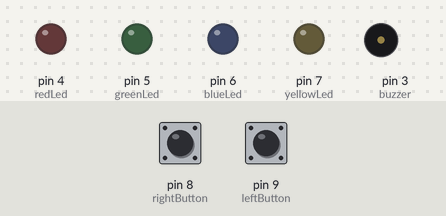
Bench run of a sketch on a simulated Arduino Uno, built with avr-gcc and run on an emulated ATmega328P. Parts: output pins drawn as LEDs (lit = HIGH), buzzer (waves = sounding). Inputs (shaded band) come from the test bench; at power-on: pin 9 (leftButton) HIGH, pin 8 (rightButton) HIGH.

Above: at 1.2 s.
1.3 s: pin 9 (leftButton) pulled LOW for 0.15 s
At 2.7 s:
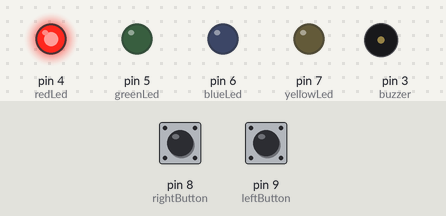
4.4 s: pin 9 (leftButton) pulled LOW for 1 s
At 4.7 s:
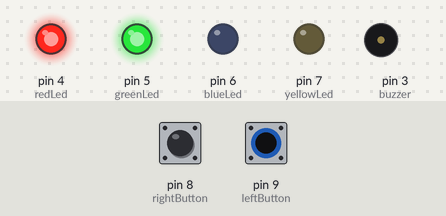
7.9 s: pin 8 (rightButton) pulled LOW for 3.2 s
At 8.7 s:
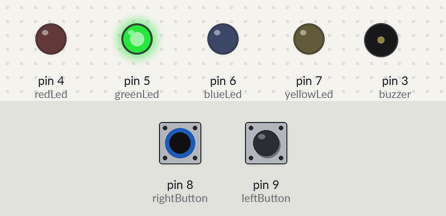
12.6 s: pin 9 (leftButton) pulled LOW for 0.15 s
At 13.2 s:
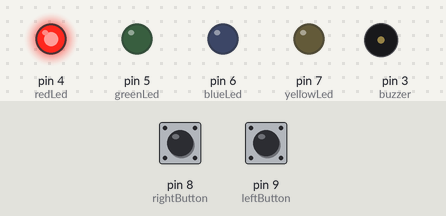
15.7 s: pin 9 (leftButton) pulsed LOW 2 times (0.12 s each, 0.3 s apart)
At 16.9 s:
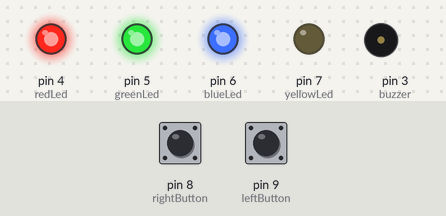
19.3 s: pin 8 (rightButton) pulled LOW for 0.15 s
At 20.2 s:
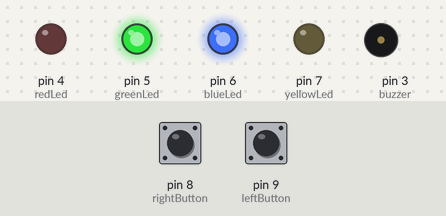
Timing chart, 0 to 23.4 s (numbered marks = the images above; inputs shaded):
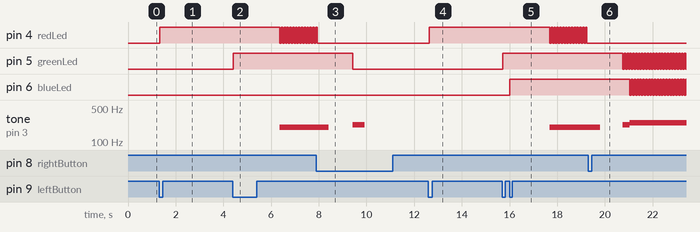

Measured:
- after the input at 1.3 s, pin 4 (redLed): LOW → HIGH at once
- after the input at 4.4 s, pin 5 (greenLed): LOW → HIGH at once
- after the input at 7.9 s, pin 4 (redLed): goes on until 7.9 s, then stays LOW; pin 5 (greenLed): goes on until 9.4 s, then stays LOW; tone on pin 3 (buzzer): 200 Hz → silent after 0.53 s, → 225 Hz 1.0 s later, → silent 0.50 s later
- after the input at 12.6 s, pin 4 (redLed): LOW → HIGH at once
- after the input at 15.7 s, pin 5 (greenLed): LOW → HIGH at once; pin 6 (blueLed): LOW → HIGH after 0.31 s
- after the input at 19.3 s, pin 4 (redLed): stops changing and stays LOW

The sketch:

parallelTimersV2.ino
```cpp
// pin naming
const int redLed = 4;
const int greenLed = 5;
const int blueLed = 6;
const int yellowLed = 7;
const int leftButton = 9;
const int rightButton = 8;
const int buzzer = 3;

// tone frequencies and buzzer duration
const int redTone = 200;
const int greenTone = 225;
const int blueTone = 250;
const int yellowTone = 275;
const int toneLength = 500;

// timer duration (TEMP, 600000 = 10 min, 5000 = 5 s)
const unsigned long timerDuration = 5000;

// per timer start time variables
unsigned long redStartTime = 0;
unsigned long blueStartTime = 0;
unsigned long greenStartTime = 0;
unsigned long yellowStartTime = 0;

// variable for cycle time management (used to check and update timers once per second)
unsigned long lastCycleTime = millis() + 1100;

// variables for previous input management
int previousLeftInput = 1;
int previousRightInput = 1;

// variable for knowing which was the most recently activated timer
int previouslyActivatedTimer = 0;

void setup() {
  pinMode(redLed,OUTPUT);
  pinMode(greenLed,OUTPUT);
  pinMode(blueLed,OUTPUT);
  pinMode(yellowLed,OUTPUT);
  pinMode(leftButton,INPUT_PULLUP);
  pinMode(rightButton,INPUT_PULLUP);
  pinMode(buzzer,OUTPUT);

  Serial.begin(9600);
};

// red timer start
unsigned long redTimer() {
  // turning on red timer light and returning the start time
  digitalWrite(redLed, HIGH);
  return millis();
};

// green timer start, same code as redTimer
unsigned long greenTimer() {
  digitalWrite(greenLed, HIGH);
  return millis();
};

// blue timer start, same code as redTimer
unsigned long blueTimer() {
  digitalWrite(blueLed, HIGH);
  return millis();
};

// yellow timer start, same code as redTimer
unsigned long yellowTimer() {
  digitalWrite(yellowLed, HIGH);
  return millis();
};

// timer complete state
unsigned long timerComplete(int timerLed, int timerTone) {
  // cycling the LED and buzzer on and off each check
  digitalWrite(timerLed, !digitalRead(timerLed));
  tone(buzzer,timerTone, toneLength);

  // timer reset once complete (pressing right button)
  if (digitalRead(rightButton) == 0 && digitalRead(leftButton) == 1) {
    digitalWrite(timerLed, LOW);
    return 0;
  };
};

void loop() {
  // updating previous input to stop continous input on button hold
  if (digitalRead(leftButton) == 1) {
    previousLeftInput = 1;
    // TEMP DEBOUNCE WITH DELAY ---------------------------------------------------------
    delay(30);
  }

  // updating previous input to stop continous input on button hold
  if (digitalRead(rightButton) == 1) {
    previousRightInput = 1;
    // TEMP DEBOUNCE WITH DELAY ---------------------------------------------------------
    delay(30);
  }

  // start timer (pressing left button)
  if (digitalRead(leftButton) == 0 && previousLeftInput != digitalRead(leftButton) && digitalRead(rightButton) == 1)
  {
    // finding an inactive timer
    if (redStartTime == 0) {
      // starting the timer
      redStartTime = redTimer();
      // setting it as the most recently activated timer (used for timer resets)
      previouslyActivatedTimer = 0;
    }
    else if (greenStartTime == 0) {
      greenStartTime = greenTimer();
      previouslyActivatedTimer = 1;
    }
    else if (blueStartTime == 0) {
      blueStartTime = blueTimer();
      previouslyActivatedTimer = 2;
    }
    else if (yellowStartTime == 0) {
      yellowStartTime = yellowTimer();
      previouslyActivatedTimer = 3;
    }

    previousLeftInput = 0;
    // TEMP DEBOUNCE WITH DELAY ---------------------------------------------------------
    delay(30);
  }

  // reset timer (pressing left and right buttons together)
  if ((digitalRead(leftButton) == 0 && digitalRead(rightButton) == 0) && (previousLeftInput == 1 || previousRightInput == 1))
  {
    // switch resets ONLY THE MOST RECENTLY ACTIVATED TIMER
    switch (previouslyActivatedTimer)
    {
      case 0:
          redStartTime = 0;
          digitalWrite(redLed, LOW);
          break;
      case 1:
          greenStartTime = 0;
          digitalWrite(greenLed, LOW);
          break;
      case 2:
          blueStartTime = 0;
          digitalWrite(blueLed, LOW);
          break;
      case 3:
          yellowStartTime = 0;
          digitalWrite(yellowLed, LOW);
          break;
      default:
          break;
    }

    previousLeftInput = 0;
    previousRightInput = 0;
  };

  // timer updates (1 time per second)
  if (millis() - lastCycleTime > 1000) {
    // elapsed time check for red timer
    if (millis() - redStartTime > timerDuration && redStartTime != 0) {
      // setting timer to complete if time is elapsed
      redStartTime = timerComplete(redLed,redTone);
    };

    // elapsed time check for green timer (same as red timer)
    if (millis() - greenStartTime > timerDuration && greenStartTime != 0) {
      greenStartTime = timerComplete(greenLed,greenTone);
    };

    // elapsed time check for blue timer (same as red timer)
    if (millis() - blueStartTime > timerDuration && blueStartTime != 0) {
      blueStartTime = timerComplete(blueLed,blueTone);
    };

    // elapsed time check for yellow timer (same as red timer)
    if (millis() - yellowStartTime > timerDuration && yellowStartTime != 0) {
      yellowStartTime = timerComplete(yellowLed,yellowTone);
    };
  };
}
```
